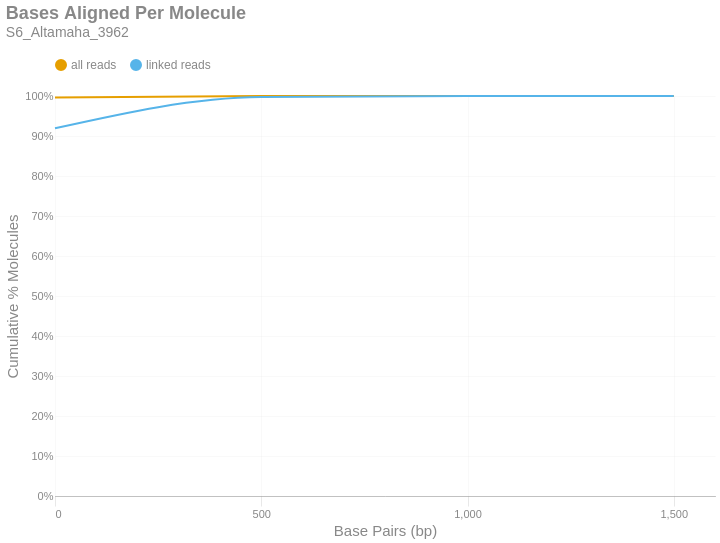

Notebook code cell kept with this figure:
### Markdown cell above
### Bases Aligned Per Molecule
This is a cumulative frequency distribution showing the number of base pairs aligned per unique molecule. These data are shown in 500 bp bins. There are two distributions: one with `all reads` (yellow) and another with only `linked reads` (blue). The percent of molecules in the `linked reads` distribution is relative to the total number of linked molecules.

### Code cell
if SKIPLR:
    print_html(f"Skipped")
else:
    binned_df = consolidated_hist(valids['aligned_bp'], mask, 500, True)
    with SafeRender(binned_df):
        (
            density_plot(binned_df, 'Bases Aligned Per Molecule', samplename, 'basesper')
            .encode(
                x=alt.X('bin:Q', title="Base Pairs (bp)").axis(tickMinStep=500).scale(padding=0),
                y=alt.Y('value:Q', title='Cumulative % Molecules')
                    .axis(format='%')
                    .scale(domain = [0,1])
                    .stack(False),
                color=alt.Color("key:N").scale(domain = ["all reads", "linked reads"]),
                tooltip = [
                    alt.Tooltip("key:N", title = "Data Type"),
                    alt.Tooltip("range_label:N", title="Bases Aligned Per Molecule"),
                    alt.Tooltip("value:Q", format = ".2%", title="% Molecules (Cum.)")
                ]
            )
        ).display()

### Figure 1 — Vega-Lite specification as saved in the notebook (floating-point values rounded to 4 significant figures)
{"width": "container", "height": 400, "config": {"title": {"anchor": "start", "dy": -15, "fontSize": 18, "color": "#888888", "subtitleColor": "#888888", "subtitleFontSize": 14}, "arc": {"fill": "#0072B2"}, "axis": {"domainColor": "#888888", "domainWidth": 0.5, "gridWidth": 0.2, "grid": false, "titleFontWeight": 400, "titleFontSize": 15, "labelFontSize": 11, "labelColor": "#888888", "tickColor": "#888888", "tickWidth": 0.2, "titleColor": "#888888"}, "axisBand": {"grid": false}, "axisX": {"grid": true, "tickSize": 10, "domainCap": "round"}, "axisY": {"domain": false, "grid": true, "tickSize": 0, "domainCap": "round"}, "background": "transparent", "header": {"labelFontSize": 15, "labelColor": "#888888", "titleFontSize": 15, "titleFontWeight": 600, "titleColor": "#888888"}, "legend": {"labelFont": "sans-serif", "labelFontSize": 12, "labelColor": "#888888", "symbolSize": 100, "symbolType": "circle", "titleFontSize": 12, "titlePadding": 10, "titleColor": "#888888", "title": null, "orient": "top"}, "range": {"category": ["#E69F00", "#56B4E9", "#009E73", "#F0E442", "#0072B2", "#D55E00", "#CC79A7", "#000000"], "diverging": ["#cfe8f3", "#a2d4ec", "#73bfe2", "#46abdb", "#1696d2", "#12719e"]}, "area": {"fill": "#0072B2", "fillOpacity": 0.7, "line": true, "strokeOpacity": 0.7}, "line": {"color": "#0072B2", "stroke": "#0072B2", "strokeWidth": 2}, "trail": {"color": "#0072B2", "stroke": "#0072B2", "strokeWidth": 0, "size": 1}, "point": {"filled": true, "fillOpacity": 1.0, "size": 95}, "text": {"color": "#888888", "fontSize": 11, "align": "right", "fontWeight": 400, "size": 11}, "bar": {"fill": "#0072B2", "stroke": null}, "view": {"stroke": null, "continuousWidth": 660, "continuousHeight": 400}}, "data": {"name": "data-163de0b7bfcfe4c73481cc9ce119de5a"}, "mark": {"type": "line", "interpolate": "monotone", "point": {"opacity": 0, "size": 275}}, "encoding": {"color": {"field": "key", "scale": {"domain": ["all reads", "linked reads"]}, "type": "nominal"}, "tooltip": [{"field": "key", "title": "Data Type", "type": "nominal"}, {"field": "range_label", "title": "Bases Aligned Per Molecule", "type": "nominal"}, {"field": "value", "format": ".2%", "title": "% Molecules (Cum.)", "type": "quantitative"}], "x": {"axis": {"tickMinStep": 500}, "field": "bin", "scale": {"padding": 0}, "title": "Base Pairs (bp)", "type": "quantitative"}, "y": {"axis": {"format": "%"}, "field": "value", "scale": {"domain": [0, 1]}, "stack": false, "title": "Cumulative % Molecules", "type": "quantitative"}}, "params": [{"name": "param_c36ac31b6afebe62", "select": {"type": "point", "fields": ["key"]}, "bind": "legend"}], "title": {"text": "Bases Aligned Per Molecule", "subtitle": "S6_Altamaha_3962"}, "transform": [{"fold": ["all reads (cumsum)", "linked reads (cumsum)"]}, {"calculate": "replace(datum.key, ' (cumsum)', '')", "as": "key"}, {"filter": {"param": "param_c36ac31b6afebe62"}}], "usermeta": {"embedOptions": {"downloadFileName": "S6_Altamaha_3962.basesper"}}, "$schema": "https://vega.github.io/schema/vega-lite/v6.1.0.json", "datasets": {"data-163de0b7bfcfe4c73481cc9ce119de5a": [{"bin": "0.0", "interval": "0.0-500.0", "all reads": 0.9965, "linked reads": 0.9192, "all reads (cumsum)": 0.9965, "linked reads (cumsum)": 0.9192, "range_label": "0-499"}, {"bin": "500.0", "interval": "500.0-1000.0", "all reads": 0.003344, "linked reads": 0.0781, "all reads (cumsum)": 0.9999, "linked reads (cumsum)": 0.9973, "range_label": "500-999"}, {"bin": "1000.0", "interval": "1000.0-1500.0", "all reads": 0.000115, "linked reads": 0.002422, "all reads (cumsum)": 1.0, "linked reads (cumsum)": 0.9997, "range_label": "1000-1499"}, {"bin": "1500.0", "interval": "1500.0-2000.0", "all reads": 1.078e-05, "linked reads": 0.0002659, "all reads (cumsum)": 1.0, "linked reads (cumsum)": 1.0, "range_label": "1500-1999"}]}}
